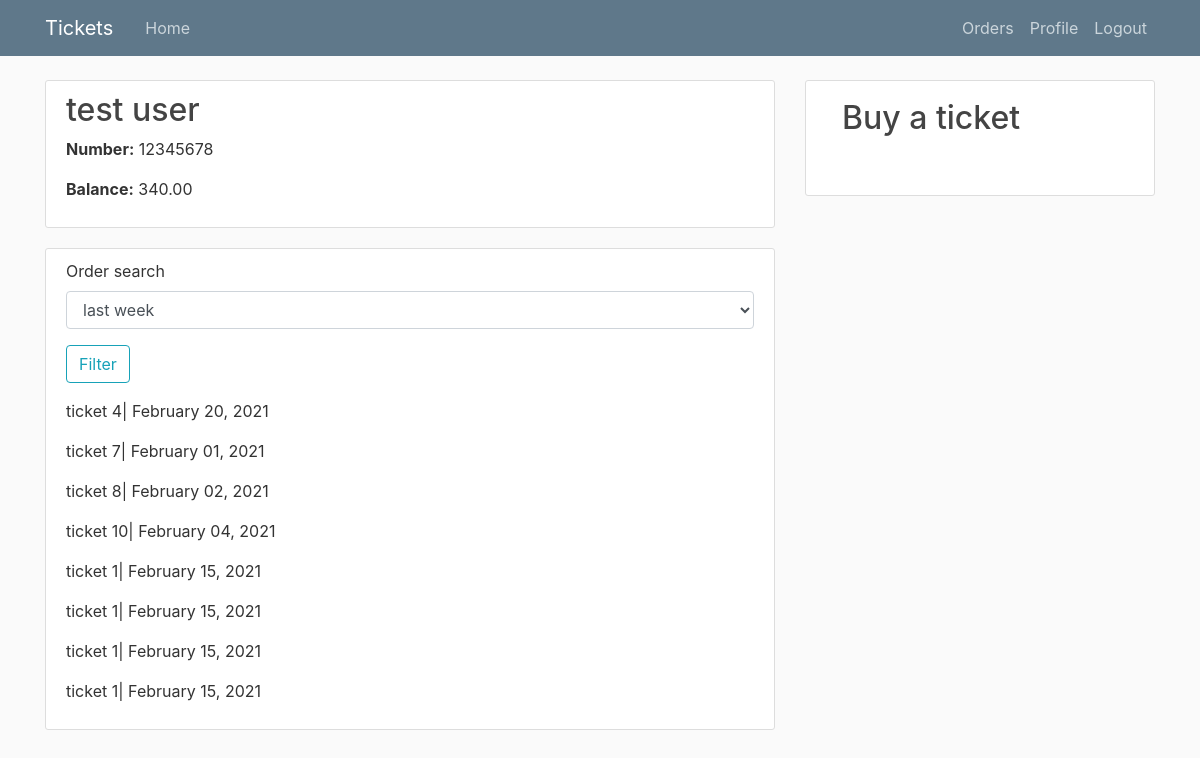
The page /profile (signed in) on the database its author committed.
### users/models.py (models this page shows, shortened)
class User(AbstractUser):
    username = None
    email = models.EmailField(_('Email Address'), unique=True)
    first_name = models.CharField(max_length=50, verbose_name=_("First Name"))
    last_name = models.CharField(max_length=50, verbose_name=_("Last Name"))
    balance = models.DecimalField(max_digits=8, decimal_places=2, verbose_name=_('Balance'), default=0)
    mobile_number = models.CharField(max_length=20, verbose_name=_("Mobile Number"))
    objects = UserManager()
    USERNAME_FIELD = 'email'
    REQUIRED_FIELDS = []

### tickets_app/models.py (models this page shows, shortened)
class Ticket(models.Model):
    name = models.CharField(max_length=100, verbose_name=_("Name"))
    price = models.DecimalField(max_digits=4, decimal_places=2, verbose_name=_('Price'))
    start_date = models.DateTimeField(verbose_name=_("Start Date"))
    end_date = models.DateTimeField(verbose_name=_("End date"))
    barcode = models.PositiveSmallIntegerField(verbose_name=_("Barcode"), unique=True)
    class Meta:
        verbose_name = _('Ticket')
        verbose_name_plural = _('tickets')

### tickets_app/views.py (the view, shortened to what this page needs)
# urls.py: path("profile", ticket_views.profile, name="profile"),
@login_required
def profile(request: WSGIRequest) -> HttpResponse:
    user = request.user
    tickets = Ticket.objects.filter(tk_order__user=user)
    tickets_search_form = TicketsSearchForm()
    orders_info = {}
    if request.method == "GET":
        tickets_search_form = TicketsSearchForm(request.GET)
        if tickets_search_form.is_valid():
            data = tickets_search_form.cleaned_data["order_search"]
    return render(request, 'tickets_app/profile.html', context={
        "user": user,
        "tickets": tickets,
        "tickets_search_form": tickets_search_form,
        "orders_info": orders_info
    })

### tickets_app/forms.py
class TicketsSearchForm(forms.Form):
    CHOICE = (("1", "last week"), ("2", "last month"), ("3", "last year"))
    order_search = forms.ChoiceField(choices=CHOICE, required=False)

### tickets_app/templates/tickets_app/profile.html (shortened to what this page needs)
{% extends "tickets_app/base.html" %}
{% load crispy_forms_tags %}
{% block content %}
<div class = "content-section">
  <h2>{{user.first_name}} {{user.last_name}}</h2>
  <p><strong>Number:</strong> {{user.mobile_number}}</p>
  <p><strong>Balance:</strong> {{user.balance}}</p>
</div>
<div class = "content-section">
    <div>
    <form method = "GET" action="profile">
      {{tickets_search_form|crispy}}
      <div class = "form-group">
          <button class = "btn btn-outline-info" type = "submit">Filter</button>
      </div>
    </form>
    </div>
    {% for ticket in tickets %}
      <p> {{ticket.name}}| {{ticket.start_date|date:"F d, Y"}}</p>
    {% endfor %}
</div>
{% endblock content%}

### tickets_app/static/tickets_app/main.css (style rules this page uses)
body { background: #fafafa; color: #333333; margin-top: 5rem; }
h1, h2, h3, h4, h5, h6 { color: #444444; }
.content-section { background: #ffffff; padding: 10px 20px; border: 1px solid #dddddd; border-radius: 3px; margin-bottom: 20px; }

### rows shown on the page
User: first_name "test", last_name "user", mobile_number "12345678", balance "340.00"
Ticket: name "ticket 4", start_date "February 20, 2021"
Ticket: name "ticket 7", start_date "February 01, 2021"
Ticket: name "ticket 8", start_date "February 02, 2021"
Ticket: name "ticket 10", start_date "February 04, 2021"
Ticket: name "ticket 1", start_date "February 15, 2021"
